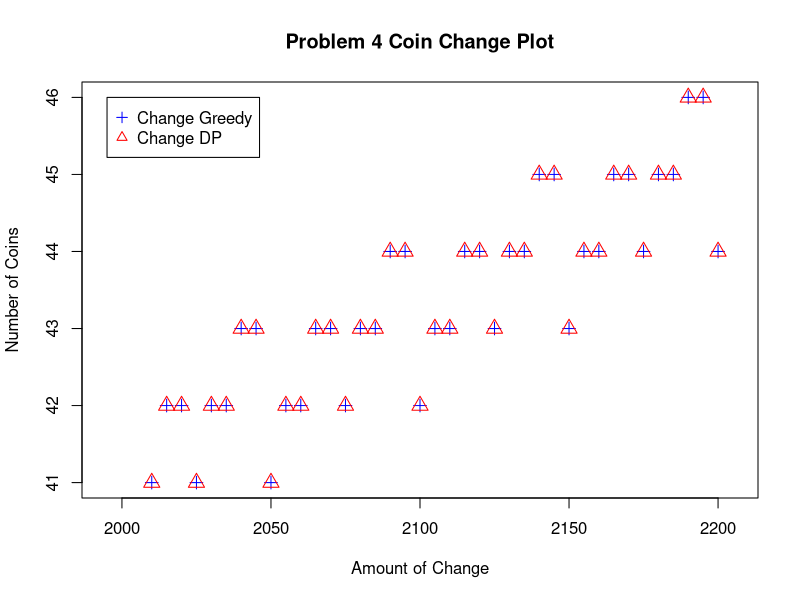

R code for this plot:
# CS325 - Summer 2015
# Project 2
# Name: Tingzhi Li, Nicholas Nelson & Chunyang Zhang
# Date: 7/21/2015

data <- read.csv(file="situation1.csv",head=TRUE,sep=",")

y1 = data$coins[data$algorithm=="changegreedy"]
y2 = data$coins[data$algorithm=="changedp"]

df <- data.frame(y1, y2, x = data$size[data$algorithm=="changedp"])

plot(y1 ~ x, data=df, type="p", pch=3, cex=1.2, col="blue", xlim=c(1995, 2205), main="Problem 4 Coin Change Plot", xlab="Amount of Change", ylab="Number of Coins")
lines(y2 ~ x, data=df, type="p", pch=2, cex=1.6, col="red")

legend(1995, 46, c("Change Greedy", "Change DP"), pch=c(3,2), col=c("blue","red"))

dev.copy(png, 'situation1.png')
dev.off()